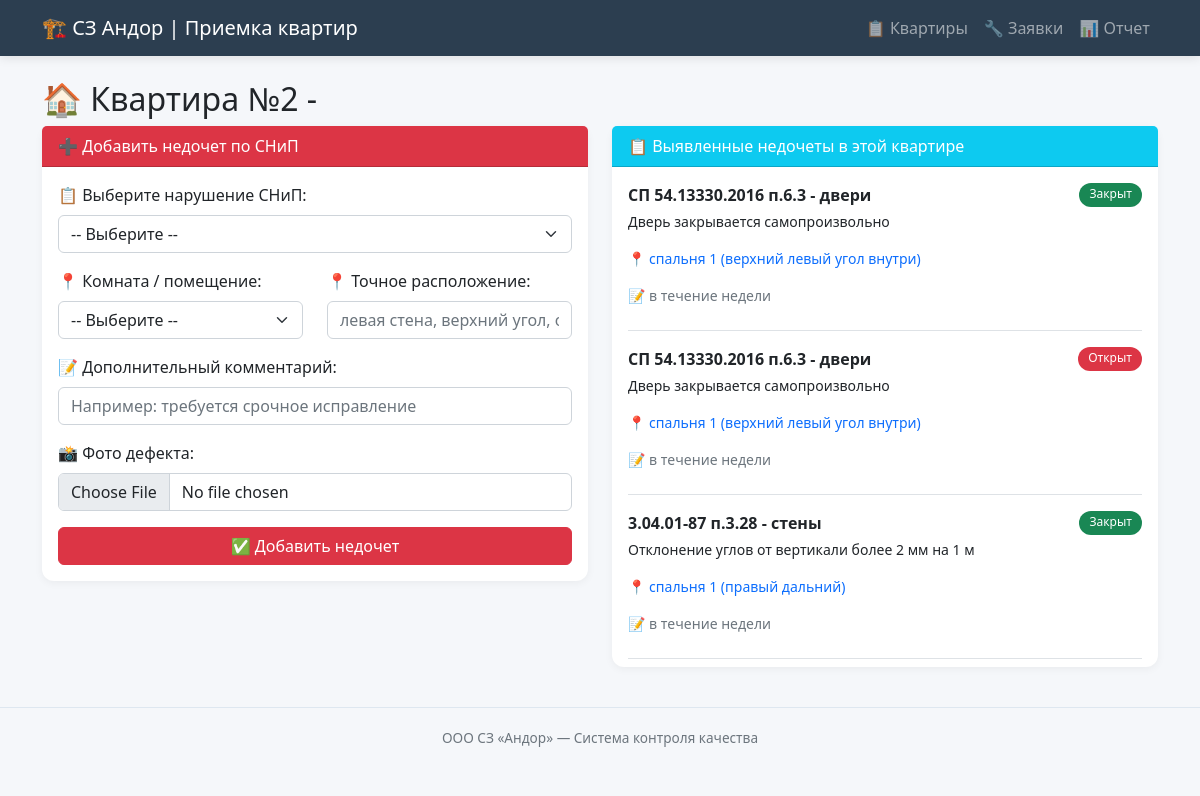
Page /flat/542 on the committed database.
### tables this page shows
CREATE TABLE flats (
    id INTEGER PRIMARY KEY AUTOINCREMENT,
    number TEXT NOT NULL,
    street TEXT,
    house TEXT,
    entrance INTEGER,
    floor INTEGER,
    status TEXT DEFAULT 'in_progress'
);

CREATE TABLE defects (
            id INTEGER PRIMARY KEY AUTOINCREMENT,
            flat_id INTEGER NOT NULL,
            snip_defect_id INTEGER NOT NULL,
            room TEXT,
            location_detail TEXT,
            comment TEXT,
            photo_path TEXT,
            status TEXT DEFAULT 'open',
            created_at TIMESTAMP,
            fixed_at TIMESTAMP,
            FOREIGN KEY (flat_id) REFERENCES flats(id),
            FOREIGN KEY (snip_defect_id) REFERENCES snip_defects(id)
        );

CREATE TABLE snip_defects (
            id INTEGER PRIMARY KEY AUTOINCREMENT,
            code TEXT NOT NULL,
            category TEXT NOT NULL,
            description TEXT NOT NULL,
            severity TEXT NOT NULL
        );

### app.py (the view)
@app.route('/flat/<int:flat_id>')
def flat(flat_id):
    conn = get_db()
    flat = conn.execute('SELECT * FROM flats WHERE id = ?', (flat_id,)).fetchone()
    defects = conn.execute('''
        SELECT d.*, s.code, s.category, s.description, s.severity
        FROM defects d
        JOIN snip_defects s ON d.snip_defect_id = s.id
        WHERE d.flat_id = ?
        ORDER BY d.created_at DESC
    ''', (flat_id,)).fetchall()
    snip_defects = conn.execute('SELECT * FROM snip_defects ORDER BY category, code').fetchall()
    conn.close()
    return render_template('flat.html', flat=flat, defects=defects, snip_defects=snip_defects)

### app.py (called while the page is built)
def get_db():
    conn = sqlite3.connect(DB_PATH)
    conn.row_factory = sqlite3.Row
    return conn

### templates/flat.html (shortened to what this page needs)
{% extends "base.html" %}
{% block content %}
<h2>🏠 Квартира №{{ flat.number }} - {{ flat.building }}</h2>
<div class="row">
    <div class="col-md-6">
        <div class="card mb-4">
            <div class="card-header bg-danger text-white">
                ➕ Добавить недочет по СНиП
            </div>
            <div class="card-body">
                <form method="POST" action="/add_defect" enctype="multipart/form-data">
                    <div class="mb-3">
                        <label class="form-label">📋 Выберите нарушение СНиП:</label>
                        <select name="snip_defect_id" class="form-select" required>
                            <option value="">-- Выберите --</option>
                        </select>
                    </div>
                    <div class="row mb-3">
                        <div class="col-md-6">
                            <label class="form-label">📍 Комната / помещение:</label>
                            <select name="room" class="form-select" required>
                                <option value="">-- Выберите --</option>
                            </select>
                        </div>
                        <div class="col-md-6">
                            <label class="form-label">📍 Точное расположение:</label>
                            <input type="text" name="location_detail" class="form-control" placeholder="левая стена, верхний угол, около розетки...">
                        </div>
                    </div>
                    <div class="mb-3">
                        <label class="form-label">📝 Дополнительный комментарий:</label>
                        <input type="text" name="comment" class="form-control" placeholder="Например: требуется срочное исправление">
                    </div>
                    <div class="mb-3">
                        <label class="form-label">📸 Фото дефекта:</label>
                        <input type="file" name="photo" class="form-control" accept="image/*" capture="environment">
                    </div>
                    <button type="submit" class="btn btn-danger w-100">✅ Добавить недочет</button>
                </form>
            </div>
        </div>
    </div>
    <div class="col-md-6">
        <div class="card">
            <div class="card-header bg-info text-white">
                📋 Выявленные недочеты в этой квартире
            </div>
            <div class="card-body" style="max-height: 500px; overflow-y: auto;">
                {% if defects %}
                    {% for d in defects %}
                    <div class="border-bottom mb-3 pb-2">
                        <div class="d-flex justify-content-between">
                            <strong class="{% if d.severity == 'critical' %}critical{% endif %}">
                                {{ d.code }} - {{ d.category }}
                            </strong>
                            <span class="badge {% if d.status == 'open' %}bg-danger{% elif d.status == 'fixed' %}bg-warning{% else %}bg-success{% endif %}">
                                {{ {'open':'Открыт','fixed':'Исправлен','closed':'Закрыт'}[d.status] }}
                            </span>
                        </div>
                        <p class="small mt-1">{{ d.description }}</p>
                        {% if d.room %}
                            <p class="small text-primary">📍 {{ d.room }}{% if d.location_detail %} ({{ d.location_detail }}){% endif %}</p>
                        {% endif %}
                        {% if d.comment %}<p class="small text-muted">📝 {{ d.comment }}</p>{% endif %}
                    </div>
                    {% endfor %}
                {% else %}
                    <p class="text-success">✅ Недочетов нет. Квартира готова к передаче!</p>
                {% endif %}
            </div>
        </div>
    </div>
</div>
{% endblock %}

### templates/base.html (style rules this page uses)
body { background-color: #f5f7fa; font-family: 'Segoe UI', Tahoma, Geneva, Verdana, sans-serif; }
.card { border: none; border-radius: 12px; box-shadow: 0 2px 8px rgba(0,0,0,0.05); transition: transform 0.2s, box-shadow 0.2s; }
.badge { padding: 5px 10px; font-weight: 500; border-radius: 20px; }

### rows in the picture
flats: number "2"
defects: code "СП 54.13330.2016 п.6.3", category "двери", status "Закрыт", description "Дверь закрывается самопроизвольно", room "спальня 1", location_detail "верхний левый угол внутри", comment "в течение недели"
defects: code "СП 54.13330.2016 п.6.3", category "двери", status "Открыт", description "Дверь закрывается самопроизвольно", room "спальня 1", location_detail "верхний левый угол внутри", comment "в течение недели"
defects: code "3.04.01-87 п.3.28", category "стены", status "Закрыт", description "Отклонение углов от вертикали более 2 мм на 1 м", room "спальня 1", location_detail "правый дальний", comment "в течение недели"
